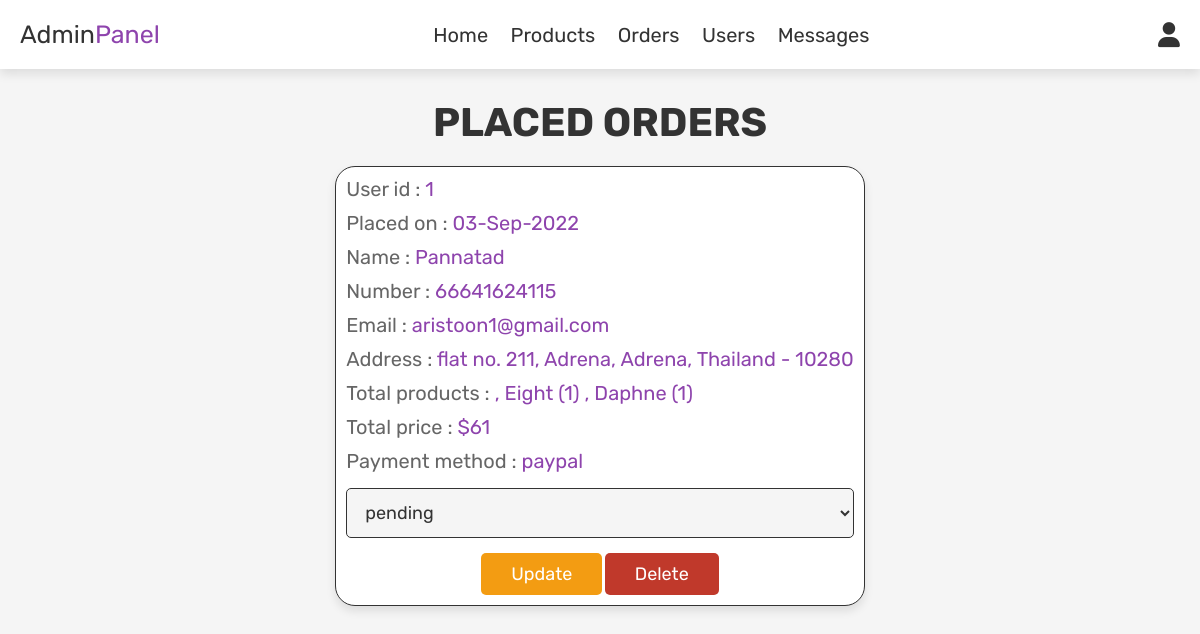
Screenshot of /admin_orders.php (signed in) with the database file from the repository.
### tables this page shows
CREATE TABLE `orders` (
  `id` int(100) NOT NULL,
  `user_id` int(100) NOT NULL,
  `name` varchar(100) NOT NULL,
  `number` varchar(12) NOT NULL,
  `email` varchar(100) NOT NULL,
  `method` varchar(50) NOT NULL,
  `address` varchar(500) NOT NULL,
  `total_products` varchar(1000) NOT NULL,
  `total_price` int(100) NOT NULL,
  `placed_on` varchar(50) NOT NULL,
  `payment_status` varchar(20) NOT NULL DEFAULT 'pending'
);

### admin_orders.php (the view, shortened to what this page needs)
<?php
include 'config.php';
?>
<!DOCTYPE html>
<html lang="en">
<head>
   <link rel="stylesheet" href="https://cdnjs.cloudflare.com/ajax/libs/font-awesome/6.0.0/css/all.min.css">
   <link rel="stylesheet" href="css/admin_style.css">
</head>
<body>
<?php include 'admin_header.php'; ?>
<section class="orders">
   <h1 class="title">placed orders</h1>
   <div class="box-container">
      <?php
      $select_orders = mysqli_query($conn, "SELECT * FROM `orders`") or die('query failed');
      if(mysqli_num_rows($select_orders) > 0){
         while($fetch_orders = mysqli_fetch_assoc($select_orders)){
      ?>
      <div class="box">
         <p> User id : <span><?php echo $fetch_orders['user_id']; ?></span> </p>
         <p> Placed on : <span><?php echo $fetch_orders['placed_on']; ?></span> </p>
         <p> Name : <span><?php echo $fetch_orders['name']; ?></span> </p>
         <p> Number : <span><?php echo $fetch_orders['number']; ?></span> </p>
         <p> Email : <span><?php echo $fetch_orders['email']; ?></span> </p>
         <p> Address : <span><?php echo $fetch_orders['address']; ?></span> </p>
         <p> Total products : <span><?php echo $fetch_orders['total_products']; ?></span> </p>
         <p> Total price : <span>$<?php echo $fetch_orders['total_price']; ?></span> </p>
         <p> Payment method : <span><?php echo $fetch_orders['method']; ?></span> </p>
         <form action="" method="post">
            <select name="update_payment">
               <option value="" selected disabled><?php echo $fetch_orders['payment_status']; ?></option>
            </select>
            <input type="submit" value="update" name="update_order" class="option-btn">
            <a href="admin_orders.php?delete=<?php echo $fetch_orders['id']; ?>" onclick="return confirm('delete this order?');" class="delete-btn">delete</a>
         </form>
      </div>
      <?php
         }
      }else{
         echo '<p class="empty">no orders placed yet!</p>';
      }
      ?>
   </div>
</section>
</body>
</html>

### css/admin_style.css (style rules this page uses)
:root { --purple:#8e44ad; --red:#c0392b; --orange:#f39c12; --black:#333; --white:#fff; --light-color:#666; --light-white:#ccc; --light-bg:#f5f5f5; --border:.1rem solid var(--black); --box-shadow:0 .5rem 1rem rgba(0,0,0,.1); }
* { font-family: 'Rubik', sans-serif; margin:0; padding:0; box-sizing: border-box; outline: none; border:none; text-decoration: none; transition:all .2s linear; }
html { font-size: 62.5%; overflow-x: hidden; }
body { background-color: var(--light-bg); }
section { padding:3rem 2rem; }
.title { text-align: center; margin-bottom: 2rem; text-transform: uppercase; color:var(--black); font-size: 4rem; }
.btn, .option-btn, .delete-btn, .white-btn { display: inline-block; margin-top: 1rem; padding:1rem 3rem; cursor: pointer; color:var(--white); font-size: 1.8rem; border-radius: .5rem; text-transform: capitalize; }
.option-btn { background-color: var(--orange); }
.delete-btn { background-color: var(--red); }
.orders .box-container { display: grid; grid-template-columns: repeat(30rem); justify-content: center; gap:1.5rem; max-width: 1200px; margin:0 auto; align-items: flex-start; }
.orders .box-container .box { background-color: var(--white); padding:1rem; border:var(--border); box-shadow: var(--box-shadow); border-radius: 2rem; }
.orders .box-container .box p { padding-bottom: 1rem; font-size: 2rem; color:var(--light-color); }
.orders .box-container .box p span { color:var(--purple); }
.orders .box-container .box form { text-align: center; }
.orders .box-container .box form select { border-radius: .5rem; margin:.5rem 0; width: 100%; background-color: var(--light-bg); border:var(--border); padding:1.2rem 1.4rem; font-size: 1.8rem; color:var(--black); }

### rows the page displays
orders: user "1", placed_on "03-Sep-2022", name "Pannatad", number "66641624115", email "aristoon1@gmail.com", address "flat no. 211, Adrena, Adrena, Thailand - 10280", total_products ", Eight (1) , Daphne (1)", total_price "61", method "paypal", update_payment "pending"
